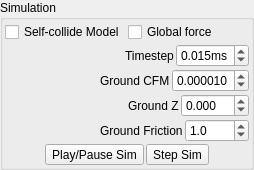
            <widget class="QGroupBox" name="simulationGroupBox">
             <property name="title">
              <string>Simulation</string>
             </property>
             <layout class="QVBoxLayout" name="verticalLayout_5">
              <property name="spacing">
               <number>2</number>
              </property>
              <property name="leftMargin">
               <number>2</number>
              </property>
              <property name="topMargin">
               <number>2</number>
              </property>
              <property name="rightMargin">
               <number>2</number>
              </property>
              <property name="bottomMargin">
               <number>2</number>
              </property>
              <item>
               <layout class="QHBoxLayout" name="horizontalLayout_17">
                <item>
                 <widget class="QCheckBox" name="selfCollideBox">
                  <property name="toolTip">
                   <string>When checked, the simulated body collides with itself as well as with the ground</string>
                  </property>
                  <property name="text">
                   <string>Self-collide Model</string>
                  </property>
                 </widget>
                </item>
                <item>
                 <widget class="QCheckBox" name="globalBox">
                  <property name="toolTip">
                   <string>Use global forces for inverse dynamics and forward dynamics (as opposed to internal generalized coordinate forces)</string>
                  </property>
                  <property name="text">
                   <string>Global force</string>
                  </property>
                  <property name="checked">
                   <bool>false</bool>
                  </property>
                 </widget>
                </item>
               </layout>
              </item>
              <item>
               <layout class="QHBoxLayout" name="horizontalLayout_12">
                <item>
                 <spacer name="horizontalSpacer_12">
                  <property name="orientation">
                   <enum>Qt::Horizontal</enum>
                  </property>
                  <property name="sizeHint" stdset="0">
                   <size>
                    <width>40</width>
                    <height>20</height>
                   </size>
                  </property>
                 </spacer>
                </item>
                <item>
                 <widget class="QLabel" name="label_11">
                  <property name="text">
                   <string>Timestep</string>
                  </property>
                 </widget>
                </item>
                <item>
                 <widget class="QDoubleSpinBox" name="frameTimeBox">
                  <property name="toolTip">
                   <string>Sim Time per Step</string>
                  </property>
                  <property name="suffix">
                   <string>ms</string>
                  </property>
                  <property name="decimals">
                   <number>3</number>
                  </property>
                  <property name="minimum">
                   <double>0.001000000000000</double>
                  </property>
                  <property name="maximum">
                   <double>1.000000000000000</double>
                  </property>
                  <property name="singleStep">
                   <double>0.010000000000000</double>
                  </property>
                  <property name="value">
                   <double>0.015000000000000</double>
                  </property>
                 </widget>
                </item>
               </layout>
              </item>
              <item>
               <layout class="QHBoxLayout" name="horizontalLayout_13">
                <item>
                 <spacer name="horizontalSpacer_11">
                  <property name="orientation">
                   <enum>Qt::Horizontal</enum>
                  </property>
                  <property name="sizeHint" stdset="0">
                   <size>
                    <width>40</width>
                    <height>20</height>
                   </size>
                  </property>
                 </spacer>
                </item>
                <item>
                 <widget class="QLabel" name="label_3">
                  <property name="text">
                   <string>Ground CFM</string>
                  </property>
                 </widget>
                </item>
                <item>
                 <widget class="QDoubleSpinBox" name="terrainSpinBox">
                  <property name="toolTip">
                   <string>Larger numbers make the ground &quot;softer&quot;</string>
                  </property>
                  <property name="decimals">
                   <number>6</number>
                  </property>
                  <property name="maximum">
                   <double>1.000000000000000</double>
                  </property>
                  <property name="value">
                   <double>0.000010000000000</double>
                  </property>
                 </widget>
                </item>
               </layout>
              </item>
              <item>
               <layout class="QHBoxLayout" name="horizontalLayout_14">
                <item>
                 <spacer name="horizontalSpacer_9">
                  <property name="orientation">
                   <enum>Qt::Horizontal</enum>
                  </property>
                  <property name="sizeHint" stdset="0">
                   <size>
                    <width>40</width>
                    <height>20</height>
                   </size>
                  </property>
                 </spacer>
                </item>
                <item>
                 <widget class="QLabel" name="label_2">
                  <property name="text">
                   <string>Ground Z</string>
                  </property>
                 </widget>
                </item>
                <item>
                 <widget class="QDoubleSpinBox" name="zBox">
                  <property name="toolTip">
                   <string>Height adjustment of the ground level (used to raise the terrain when capture data come from treadmill walking)</string>
                  </property>
                  <property name="decimals">
                   <number>3</number>
                  </property>
                  <property name="minimum">
                   <double>-99.000000000000000</double>
                  </property>
                  <property name="singleStep">
                   <double>0.100000000000000</double>
                  </property>
                 </widget>
                </item>
               </layout>
              </item>
              <item>
               <layout class="QHBoxLayout" name="horizontalLayout_15">
                <item>
                 <spacer name="horizontalSpacer_10">
                  <property name="orientation">
                   <enum>Qt::Horizontal</enum>
                  </property>
                  <property name="sizeHint" stdset="0">
                   <size>
                    <width>40</width>
                    <height>20</height>
                   </size>
                  </property>
                 </spacer>
                </item>
                <item>
                 <widget class="QLabel" name="label">
                  <property name="text">
                   <string>Ground Friction</string>
                  </property>
                 </widget>
                </item>
                <item>
                 <widget class="QDoubleSpinBox" name="frictionSpinBox">
                  <property name="toolTip">
                   <string>Friction force applied to ground contacts (proportional to normal force)</string>
                  </property>
                  <property name="decimals">
                   <number>1</number>
                  </property>
                  <property name="maximum">
                   <double>9999.000000000000000</double>
                  </property>
                  <property name="value">
                   <double>1.000000000000000</double>
                  </property>
                 </widget>
                </item>
               </layout>
              </item>
              <item>
               <layout class="QHBoxLayout" name="horizontalLayout_18">
                <item>
                 <spacer name="horizontalSpacer_3">
                  <property name="orientation">
                   <enum>Qt::Horizontal</enum>
                  </property>
                  <property name="sizeHint" stdset="0">
                   <size>
                    <width>40</width>
                    <height>20</height>
                   </size>
                  </property>
                 </spacer>
                </item>
                <item>
                 <widget class="QToolButton" name="playPauseSimButton">
                  <property name="toolTip">
                   <string>Play/Pause Sim</string>
                  </property>
                  <property name="text">
                   <string>Play/Pause Sim</string>
                  </property>
                  <property name="icon">
                   <iconset resource="../resources.qrc">
                    <normaloff>:/icons/data/media-playback-start-3.png</normaloff>:/icons/data/media-playback-start-3.png</iconset>
                  </property>
                  <property name="checkable">
                   <bool>true</bool>
                  </property>
                 </widget>
                </item>
                <item>
                 <widget class="QToolButton" name="stepSimButton">
                  <property name="toolTip">
                   <string>Step Sim</string>
                  </property>
                  <property name="text">
                   <string>Step Sim</string>
                  </property>
                  <property name="icon">
                   <iconset resource="../resources.qrc">
                    <normaloff>:/icons/data/media-step-right-3.png</normaloff>:/icons/data/media-step-right-3.png</iconset>
                  </property>
                 </widget>
                </item>
                <item>
                 <spacer name="horizontalSpacer_4">
                  <property name="orientation">
                   <enum>Qt::Horizontal</enum>
                  </property>
                  <property name="sizeHint" stdset="0">
                   <size>
                    <width>40</width>
                    <height>20</height>
                   </size>
                  </property>
                 </spacer>
                </item>
               </layout>
              </item>
             </layout>
            </widget>
